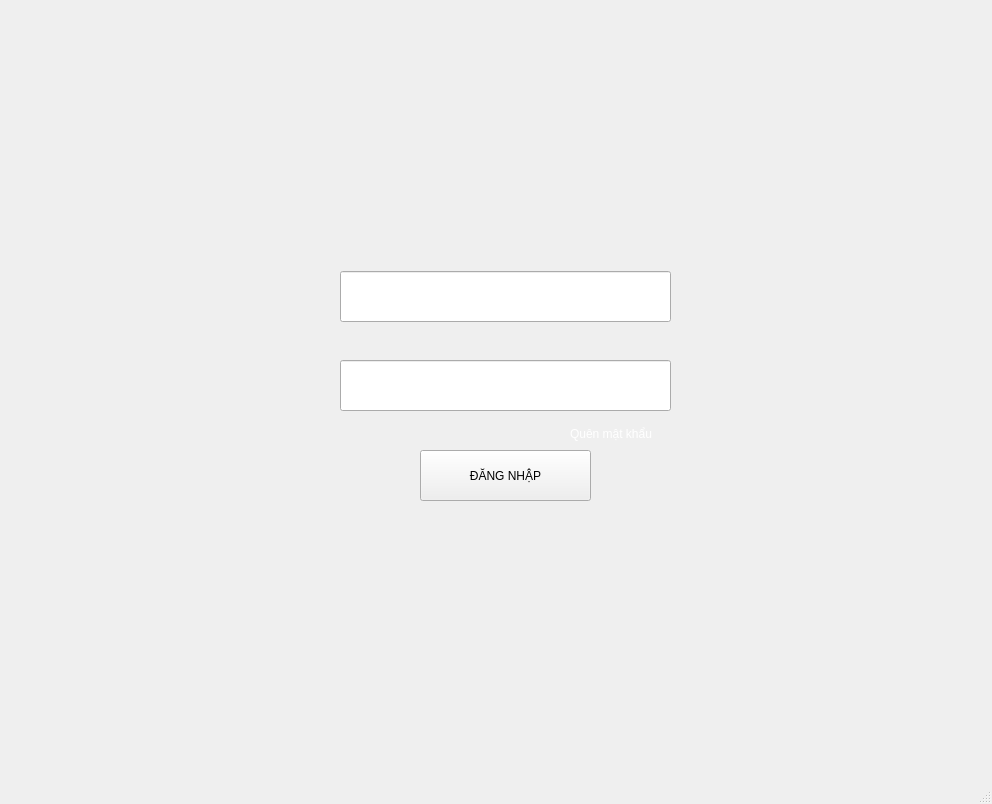
<?xml version="1.0" encoding="UTF-8"?>
<ui version="4.0">
 <class>MainWindow</class>
 <widget class="QMainWindow" name="MainWindow">
  <property name="geometry">
   <rect>
    <x>0</x>
    <y>0</y>
    <width>992</width>
    <height>804</height>
   </rect>
  </property>
  <property name="windowTitle">
   <string>MainWindow</string>
  </property>
  <property name="styleSheet">
   <string notr="true">background-image: url(&quot;D:/lưu hình/background-xanh-duong-nhat.jpg&quot;);</string>
  </property>
  <widget class="QWidget" name="centralwidget">
   <widget class="QLabel" name="label">
    <property name="geometry">
     <rect>
      <x>270</x>
      <y>270</y>
      <width>55</width>
      <height>51</height>
     </rect>
    </property>
    <property name="text">
     <string/>
    </property>
    <property name="pixmap">
     <pixmap>../../lưu hình/268090_user-icon.png</pixmap>
    </property>
    <property name="scaledContents">
     <bool>true</bool>
    </property>
   </widget>
   <widget class="QLabel" name="label_2">
    <property name="geometry">
     <rect>
      <x>270</x>
      <y>360</y>
      <width>55</width>
      <height>51</height>
     </rect>
    </property>
    <property name="text">
     <string/>
    </property>
    <property name="pixmap">
     <pixmap>../../lưu hình/login_gov_icon_146024.png</pixmap>
    </property>
    <property name="scaledContents">
     <bool>true</bool>
    </property>
   </widget>
   <widget class="QLineEdit" name="lineEdit">
    <property name="geometry">
     <rect>
      <x>340</x>
      <y>271</y>
      <width>331</width>
      <height>51</height>
     </rect>
    </property>
   </widget>
   <widget class="QLineEdit" name="lineEdit_2">
    <property name="geometry">
     <rect>
      <x>340</x>
      <y>360</y>
      <width>331</width>
      <height>51</height>
     </rect>
    </property>
   </widget>
   <widget class="QPushButton" name="pushButton">
    <property name="geometry">
     <rect>
      <x>420</x>
      <y>450</y>
      <width>171</width>
      <height>51</height>
     </rect>
    </property>
    <property name="text">
     <string>ĐĂNG NHẬP</string>
    </property>
   </widget>
   <widget class="QPushButton" name="pushButton_2">
    <property name="geometry">
     <rect>
      <x>570</x>
      <y>420</y>
      <width>91</width>
      <height>28</height>
     </rect>
    </property>
    <property name="styleSheet">
     <string notr="true">QPushButton{
    border:none;
    background:transparent;
    color:white;
    text-align:left;
}

QPushButton:hover{
    color:#E0E0E0;
    text-decoration: underline;
}</string>
    </property>
    <property name="text">
     <string>Quên mật khẩu</string>
    </property>
   </widget>
   <widget class="QLabel" name="label_3">
    <property name="geometry">
     <rect>
      <x>450</x>
      <y>160</y>
      <width>91</width>
      <height>61</height>
     </rect>
    </property>
    <property name="text">
     <string/>
    </property>
    <property name="pixmap">
     <pixmap>../../lưu hình/OIP (1).jpg</pixmap>
    </property>
    <property name="scaledContents">
     <bool>true</bool>
    </property>
   </widget>
  </widget>
  <widget class="QMenuBar" name="menubar">
   <property name="geometry">
    <rect>
     <x>0</x>
     <y>0</y>
     <width>992</width>
     <height>26</height>
    </rect>
   </property>
  </widget>
  <widget class="QStatusBar" name="statusbar"/>
 </widget>
 <resources/>
 <connections/>
</ui>
